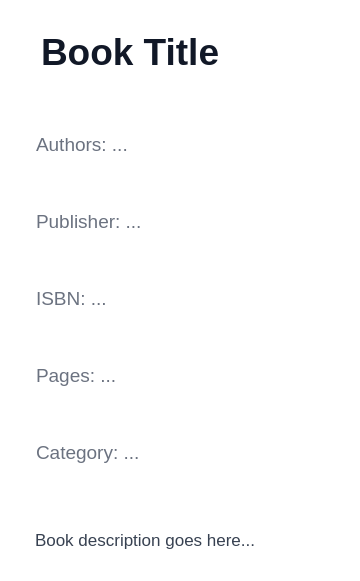
<?xml version="1.0" encoding="UTF-8"?>
<ui version="4.0">
 <class>BookCard</class>
 <widget class="QWidget" name="BookCard">
  <property name="geometry">
   <rect>
    <x>0</x>
    <y>0</y>
    <width>360</width>
    <height>260</height>
   </rect>
  </property>
  <property name="styleSheet">
   <string>
    QWidget {
      background: #ffffff;
      border-radius: 12px;
      box-shadow: 0 4px 12px rgba(0, 0, 0, 0.05);
      font-family: 'Poppins', sans-serif;
      padding: 20px;
    }
    QLabel#titleLabel {
      font-weight: 700;
      font-size: 28pt;
      color: #111827;
      margin-bottom: 14px;
    }
    QLabel#authorLabel, QLabel#publisherLabel, QLabel#isbnLabel, QLabel#pagesLabel, QLabel#categoryLabel {
      font-weight: 400;
      font-size: 14pt;
      color: #6b7280;
      margin-bottom: 8px;
    }
    QLabel#descriptionLabel {
      font-weight: 400;
      font-size: 13pt;
      color: #374151;
      margin-top: 12px;
      word-wrap: true;
    }
   </string>
  </property>
  <layout class="QVBoxLayout" name="verticalLayout">
   <item>
    <widget class="QLabel" name="titleLabel">
     <property name="text">
      <string>Book Title</string>
     </property>
    </widget>
   </item>
   <item>
    <widget class="QLabel" name="authorLabel">
     <property name="text">
      <string>Authors: ...</string>
     </property>
    </widget>
   </item>
   <item>
    <widget class="QLabel" name="publisherLabel">
     <property name="text">
      <string>Publisher: ...</string>
     </property>
    </widget>
   </item>
   <item>
    <widget class="QLabel" name="isbnLabel">
     <property name="text">
      <string>ISBN: ...</string>
     </property>
    </widget>
   </item>
   <item>
    <widget class="QLabel" name="pagesLabel">
     <property name="text">
      <string>Pages: ...</string>
     </property>
    </widget>
   </item>
   <item>
    <widget class="QLabel" name="categoryLabel">
     <property name="text">
      <string>Category: ...</string>
     </property>
    </widget>
   </item>
   <item>
    <widget class="QLabel" name="descriptionLabel">
     <property name="text">
      <string>Book description goes here...</string>
     </property>
     <property name="wordWrap">
      <bool>true</bool>
     </property>
    </widget>
   </item>
  </layout>
 </widget>
 <resources/>
 <connections/>
</ui>
